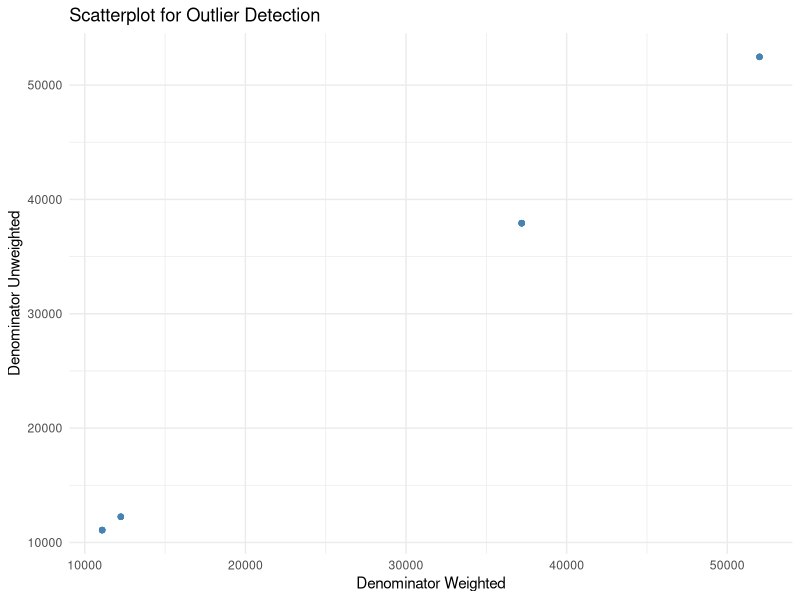
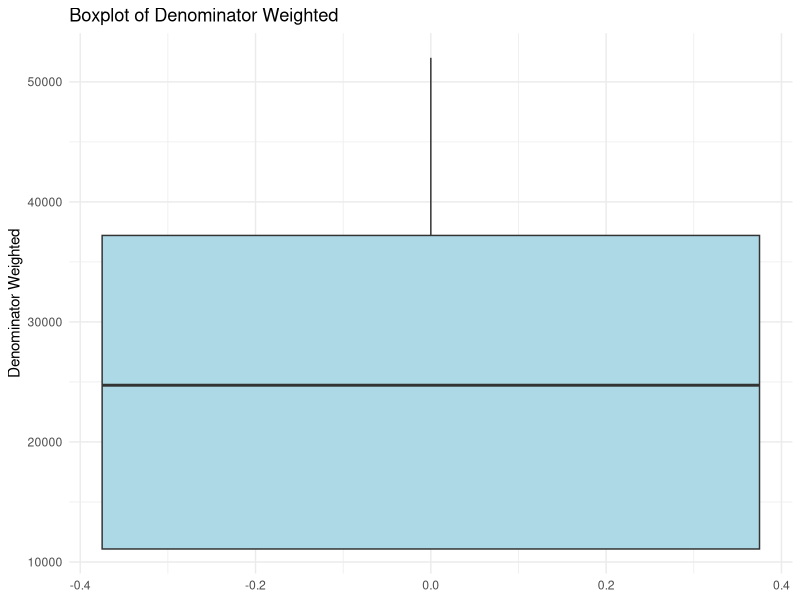

R code for these plots, in order: (Note: this script raises an error after producing the figures.)
## ---- chunk 1
library(dplyr)
library(tidyr)
library(stringr)
library(readr)
library(here)
library(ggplot2)
## ---- chunk 2
t_df <- read_csv(here("data","raw","toilet-facilities_national_zaf.csv"))
## ---- chunk 3
head(t_df)
## ---- chunk 4
t_df <- t_df[-1, ]
## ---- chunk 5
dim(t_df)
## ---- chunk 6
dup_check <- t_df %>%
  group_by(Indicator, SurveyYear, CharacteristicId, Value) %>%
  filter(n() > 1)

dup_check

## ---- chunk 7

data.frame(
  Column = names(t_df),
  Missing_Percentage = paste0(round(colMeans(is.na(t_df)) * 100, 2), "%")
  )

## ---- chunk 8
data.frame(
  Column = names(t_df),
  Missing_Data = paste0(colSums(is.na(t_df)))
  )
## ---- chunk 9
data.frame(
  Column = names(t_df),
  paste0(sapply(t_df, typeof))
)

## ---- chunk 10
str(t_df)

## ---- chunk 11
t_df <- t_df %>%
  mutate(
        Value = as.numeric(Value),
    Precision = as.numeric(Precision),
    SurveyYear = as.integer(SurveyYear),
    IndicatorOrder = as.integer(IndicatorOrder),
    CharacteristicId = as.integer(CharacteristicId),
    CharacteristicOrder = as.integer(CharacteristicOrder),
    IsTotal = as.logical(as.integer(IsTotal)),
    IsPreferred = as.logical(as.integer(IsPreferred)),
    SurveyYearLabel = as.integer(SurveyYearLabel),
    DenominatorWeighted = as.numeric(DenominatorWeighted),
    DenominatorUnweighted = as.numeric(DenominatorUnweighted),
  )
## ---- chunk 12
library(dplyr)
library(purrr)

# Summary table: column name, number of unique values, sample of unique values
n_sample <- 3

summary_tbl <- t_df %>%
  map_df(~ tibble(
    n_unique = n_distinct(.),
    sample_values = paste(head(unique(.), n_sample), collapse = ", ")
  ), .id = "column")


summary_tbl


## ---- chunk 13
t_df <- t_df %>%

 select(
     -ISO3, 
    -DHS_CountryCode, 
    -CountryName, 
    -SurveyId,
    -ByVariableId, 
    -ByVariableLabel, 
    -IsTotal,
    -RegionId, 
    -SurveyYearLabel, 
    -SurveyType,
    -CharacteristicOrder
  )
## ---- chunk 14


library(dplyr)
library(tidyr)

imm_df <- t_df %>%
  fill(DenominatorWeighted, DenominatorUnweighted, .direction = "down")

t_df[
       c("DenominatorWeighted", "DenominatorUnweighted")]

## ---- chunk 15
ggplot(t_df, aes(x = DenominatorWeighted, y = DenominatorUnweighted)) +
  geom_point(alpha = 0.6, color = "steelblue") +
  labs(title = "Scatterplot for Outlier Detection",
       x = "Denominator Weighted",
       y = "Denominator Unweighted") +
  theme_minimal()


ggplot(t_df, aes(y = DenominatorWeighted)) +
  geom_boxplot(fill = "lightblue", outlier.color = "red", outlier.shape = 16) +
  labs(title = "Boxplot of Denominator Weighted",
       y = "Denominator Weighted") +
  theme_minimal()
## ---- chunk 16
dim(t_df)
## ---- chunk 17
# Calculate IQR boundaries
Q1_w <- quantile(t_df$DenominatorWeighted, 0.25, na.rm = TRUE)
Q3_w <- quantile(t_df$DenominatorWeighted, 0.75, na.rm = TRUE)
IQR_w <- Q3_w - Q1_w
lower_w <- Q1_w - 1.5 * IQR_w
upper_w <- Q3_w + 1.5 * IQR_w

Q1_uw <- quantile(t_df$DenominatorUnweighted, 0.25, na.rm = TRUE)
Q3_uw <- quantile(t_df$DenominatorUnweighted, 0.75, na.rm = TRUE)
IQR_uw <- Q3_uw - Q1_uw
lower_uw <- Q1_uw - 1.5 * IQR_uw
upper_uw <- Q3_uw + 1.5 * IQR_uw

# Cap values to the IQR limits
t_df <- t_df %>%
  mutate(
    DenominatorWeighted = pmin(pmax(DenominatorWeighted, lower_w), upper_w),
    DenominatorUnweighted = pmin(pmax(DenominatorUnweighted, lower_uw), upper_uw)
  )


## ---- chunk 18
write_csv(t_df, here("data","processed", "toilet_cleaned.csv"))
